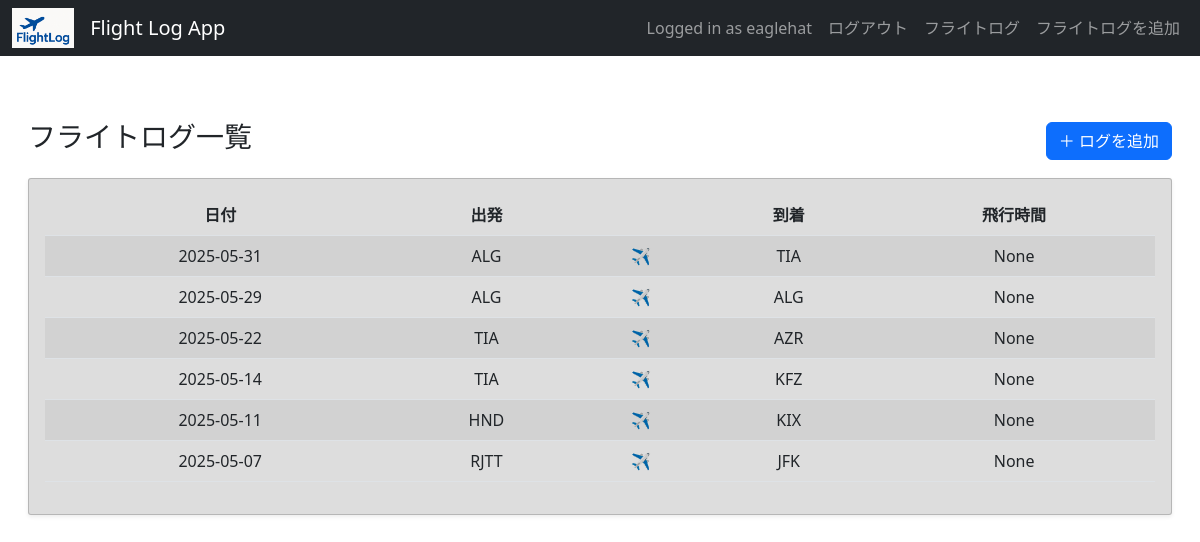
Before: / (signed in) with the older database file.
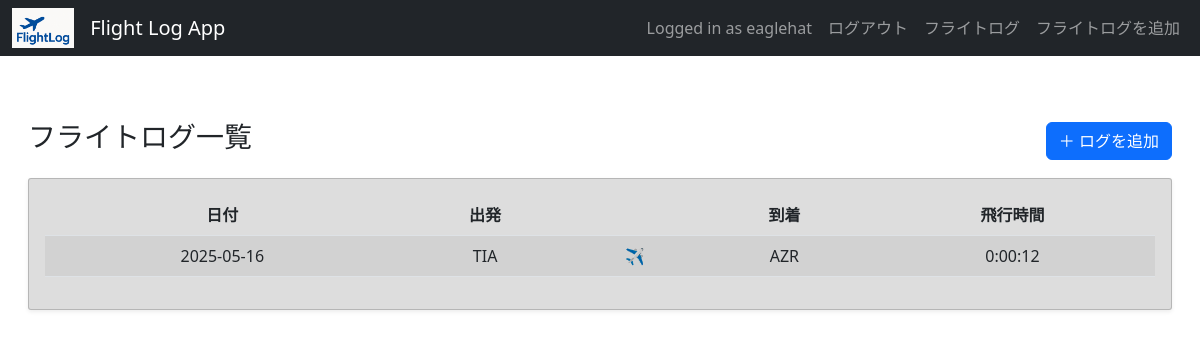
After: the same page with the newer database file.
### flightlog/models.py (models this page shows, shortened)
class FlightLog(models.Model):
    user = models.ForeignKey(User, on_delete=models.CASCADE)
    date = models.DateField()
    departure = models.CharField(max_length=100)
    arrival = models.CharField(max_length=100)
    aircraft_type = models.CharField(max_length=50)
    aircraft_reg = models.CharField(max_length=20, blank=True)
    notes = models.TextField(blank=True)
    image = models.ImageField(upload_to='flight_images/', blank=True, null=True)
    airline = models.CharField(max_length=50, blank=True)  # 航空会社
    flight_number = models.CharField(max_length=20, blank=True)  # 便名
    seat_class = models.CharField(max_length=20, blank=True)  # クラス (例: Economy)
    seat_number = models.CharField(max_length=10, blank=True)  # 座席番号
    departure_gate = models.CharField(max_length=10, blank=True)
    departure_spot = models.CharField(max_length=10, blank=True)
    arrival_gate = models.CharField(max_length=10, blank=True)
    arrival_spot = models.CharField(max_length=10, blank=True)
    scheduled_departure = models.DateTimeField(blank=True, null=True)
    scheduled_arrival = models.DateTimeField(blank=True, null=True)
    actual_departure = models.DateTimeField(blank=True, null=True)
    actual_arrival = models.DateTimeField(blank=True, null=True)
    takeoff_time = models.DateTimeField(blank=True, null=True)
    landing_time = models.DateTimeField(blank=True, null=True)
    takeoff_runway = models.CharField(max_length=10, blank=True)
    landing_runway = models.CharField(max_length=10, blank=True)
    flight_level = models.IntegerField(null=True, blank=True)
    total_time = models.DurationField(null=True, blank=True)
    flight_miles = models.IntegerField(null=True, blank=True)

### flightlog/views.py (the view)
# urls.py: path('', views.log_list, name='log_list'),
@login_required
def log_list(request):
    logs = FlightLog.objects.filter(user=request.user).order_by('-date')
    return render(request, 'flightlog/log_list.html', {'logs': logs})

### flightlog/templatetags/custom_filters.py (called while the page is built)
@register.filter(name='extract_iata')
def extract_iata(value):
    if value:
        parts = value.split('/')
        if parts:
            return parts[0]
    return value  # 返す値がない場合、そのまま返す

### flightlog/templates/flightlog/log_list.html
{% extends 'base.html' %}
{% load custom_filters %}
{% block content %}
<div class="container-fluid mt-5 p-3">
  <div class="d-flex justify-content-between align-items-center mb-3">
    <h2 class="fs-3">フライトログ一覧</h2>
    <a href="{% url 'add_log' %}" class="btn btn-primary fs-6">＋ ログを追加</a>
  </div>
  <div class="card shadow-sm">
    <div class="card-body">
      <div class="table-responsive">
        <table class="table table-striped table-hover">
          <thead class="thead-light">
            <tr>
              <th class="text-center text-nowrap">日付</th>
              <th class="text-center text-nowrap">出発</th>
              <th class="text-center text-nowrap"></th>
              <th class="text-center text-nowrap">到着</th>
              <th class="text-center text-nowrap">飛行時間</th>
            </tr>
          </thead>
          <tbody>
            {% for log in logs %}
            <tr>
            <td class="text-center text-nowrap">{{ log.date|date:"Y-m-d" }}</td>
            <td class="text-center text-nowrap">{{ log.departure|extract_iata }}</td>
            <td class="text-center text-nowrap"> ✈ </td>
            <td class="text-center text-nowrap">{{ log.arrival|extract_iata }}</td>
            <td class="text-center text-nowrap">{{ log.total_time }}</td>
            </tr>
            {% empty %}
            <tr>
              <td colspan="5" class="text-center">フライトログはまだ登録されていません。</td>
            </tr>
            {% endfor %}
          </tbody>
        </table>
      </div>
    </div>
  </div>
</div>
{% endblock %}

### templates/base.html (shortened to what this page needs)
{% load static %}
<!DOCTYPE html>
<html lang="ja">
<head>
    <link href="https://cdn.jsdelivr.net/npm/bootstrap@5.2.0-beta1/dist/css/bootstrap.min.css" rel="stylesheet">
    <link href="https://cdn.jsdelivr.net/npm/select2@4.1.0-rc.0/dist/css/select2.min.css" rel="stylesheet" />
    <link href="{% static 'css/style.css' %}" rel="stylesheet">
</head>
<body>
    <nav class="navbar navbar-expand-md navbar-dark bg-dark">
        <div class="container-fluid">
            <img src="{% static 'images/flightlog_logo.png' %}" alt="FlightLog Logo" height="40" class="me-3">
            <a class="navbar-brand" href="http://127.0.0.1:8000/">Flight Log App</a>
            <div class="collapse navbar-collapse justify-content-end" id="navbarContent">
                <ul class="navbar-nav">
                    {% if user.is_authenticated %}
                        <li class="nav-item">
                            <span class="nav-link">Logged in as {{ user.username }}</span>
                        </li>
                        <li class="nav-item">
                            <a class="nav-link" href="{% url 'logout' %}">ログアウト</a>
                        </li>
                        <li class="nav-item">
                            <a class="nav-link" href="{% url 'log_list' %}">フライトログ</a>
                        </li>
                        <li class="nav-item">
                            <a class="nav-link" href="{% url 'add_log' %}">フライトログを追加</a>
                        </li>
                    {% else %}
                        <li class="nav-item">
                            <a class="nav-link" href="{% url 'login' %}">Login</a>
                        </li>
                    {% endif %}
                </ul>
            </div>
        </div>
    </nav>
    <div class="container-fluid mt-4">
        {% block content %}
        {% endblock %}
    </div>
</body>
</html>

### flightlog/static/css/style.css (style rules this page uses)
.card { color: #333333; background-color: #dddddd; border-radius: 3px; box-shadow: 10px 10px 0px 0px rgba(0, 0, 0, 0.4); }

Changed rows visible on the page:
removed FlightLog: date "2025-05-31", departure|extract_iata "ALG", arrival|extract_iata "TIA", total_time "None"
removed FlightLog: date "2025-05-29", departure|extract_iata "ALG", arrival|extract_iata "ALG", total_time "None"
removed FlightLog: date "2025-05-22", departure|extract_iata "TIA", arrival|extract_iata "AZR", total_time "None"
removed FlightLog: date "2025-05-14", departure|extract_iata "TIA", arrival|extract_iata "KFZ", total_time "None"
removed FlightLog: date "2025-05-11", departure|extract_iata "HND", arrival|extract_iata "KIX", total_time "None"
removed FlightLog: date "2025-05-07", departure|extract_iata "RJTT", arrival|extract_iata "JFK", total_time "None"
added FlightLog: date "2025-05-16", departure|extract_iata "TIA", arrival|extract_iata "AZR", total_time "0:00:12"
